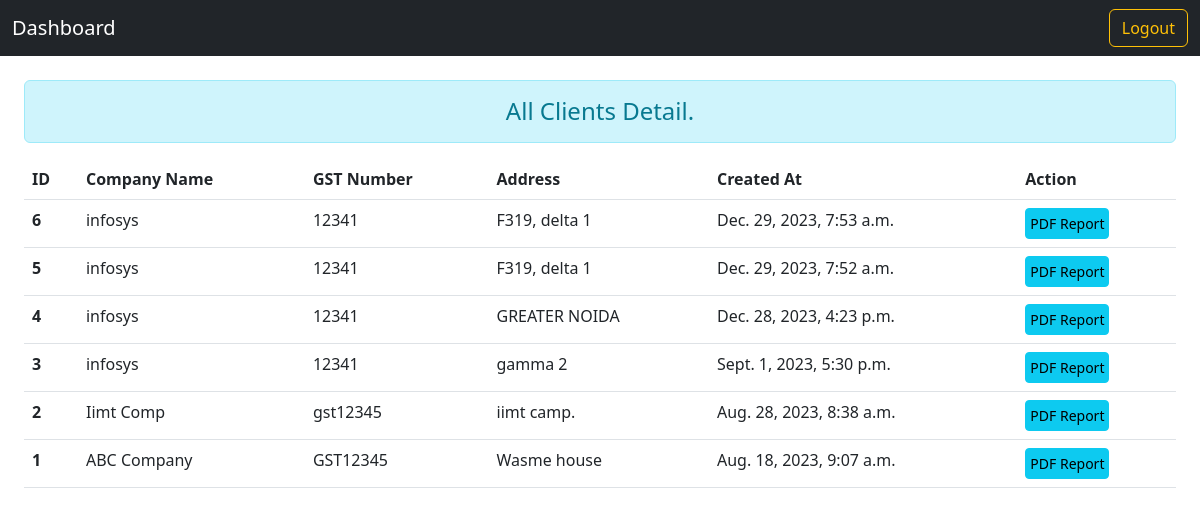
Screenshot of /report_list/ (signed in) with the database file from the repository.
### Home/models.py (models this page shows, shortened)
class Client(models.Model):
    company_name = models.CharField(max_length=250)
    gst_number = models.CharField(max_length=250)
    country = models.CharField(max_length=150)
    state = models.CharField(max_length=150)
    address = models.CharField(max_length=250)
    created_at = models.DateTimeField(auto_now_add=True)

### Home/views.py (the view)
# urls.py: path('report_list/', views.report_list, name='report_list'),
def report_list(request):
    if request.user.is_authenticated:
        allClient = Client.objects.all()
        return render(request, 'reportList.html', {'allClient': allClient})
    else:
        return HttpResponseRedirect('/')

### templates/reportList.html
{% extends 'base.html' %}
{% block body %}
<div class="px-4 mt-4" id="listDiv" style="min-height: 500px;">
    <div>
        <h4 class="text-center alert alert-info">All Clients Detail.</h4>
        <div class="table-responsive">
            <table class="table table-hover">
                <thead>
                    <tr>
                        <th scope="col">ID</th>
                        <th scope="col">Company Name</th>
                        <th scope="col">GST Number</th>
                        <th scope="col">Address</th>
                        <th scope="col">Created At</th>
                        <th scope="col">Action</th>
                    </tr>
                </thead>
                <tbody>
                    {% for obj in allClient reversed %}
                    <tr>
                        <th scope="row"> {{obj.id}} </th>
                        <td> {{obj.company_name}} </td>
                        <td> {{obj.gst_number}} </td>
                        <td> {{obj.address}} </td>
                        <td> {{obj.created_at}} </td>
                        <td>
                            <div class="row">
                                <div class="col"><a href="{% url 'pdf_report' obj.id %}" type="button"
                                        class="px-1  btn btn-info btn-sm">PDF Report</a></div>
                            </div>
                        </td>
                    </tr>
                    {% endfor %}
                </tbody>
            </table>
        </div>
    </div>
</div>
{% endblock body %}

### rows the page displays
Client: id "6", company_name "infosys", gst_number "12341", address "F319, delta 1", created_at "Dec. 29, 2023, 7:53 a.m."
Client: id "5", company_name "infosys", gst_number "12341", address "F319, delta 1", created_at "Dec. 29, 2023, 7:52 a.m."
Client: id "4", company_name "infosys", gst_number "12341", address "GREATER NOIDA", created_at "Dec. 28, 2023, 4:23 p.m."
Client: id "3", company_name "infosys", gst_number "12341", address "gamma 2", created_at "Sept. 1, 2023, 5:30 p.m."
Client: id "2", company_name "Iimt Comp", gst_number "gst12345", address "iimt camp.", created_at "Aug. 28, 2023, 8:38 a.m."
Client: id "1", company_name "ABC Company", gst_number "GST12345", address "Wasme house", created_at "Aug. 18, 2023, 9:07 a.m."
